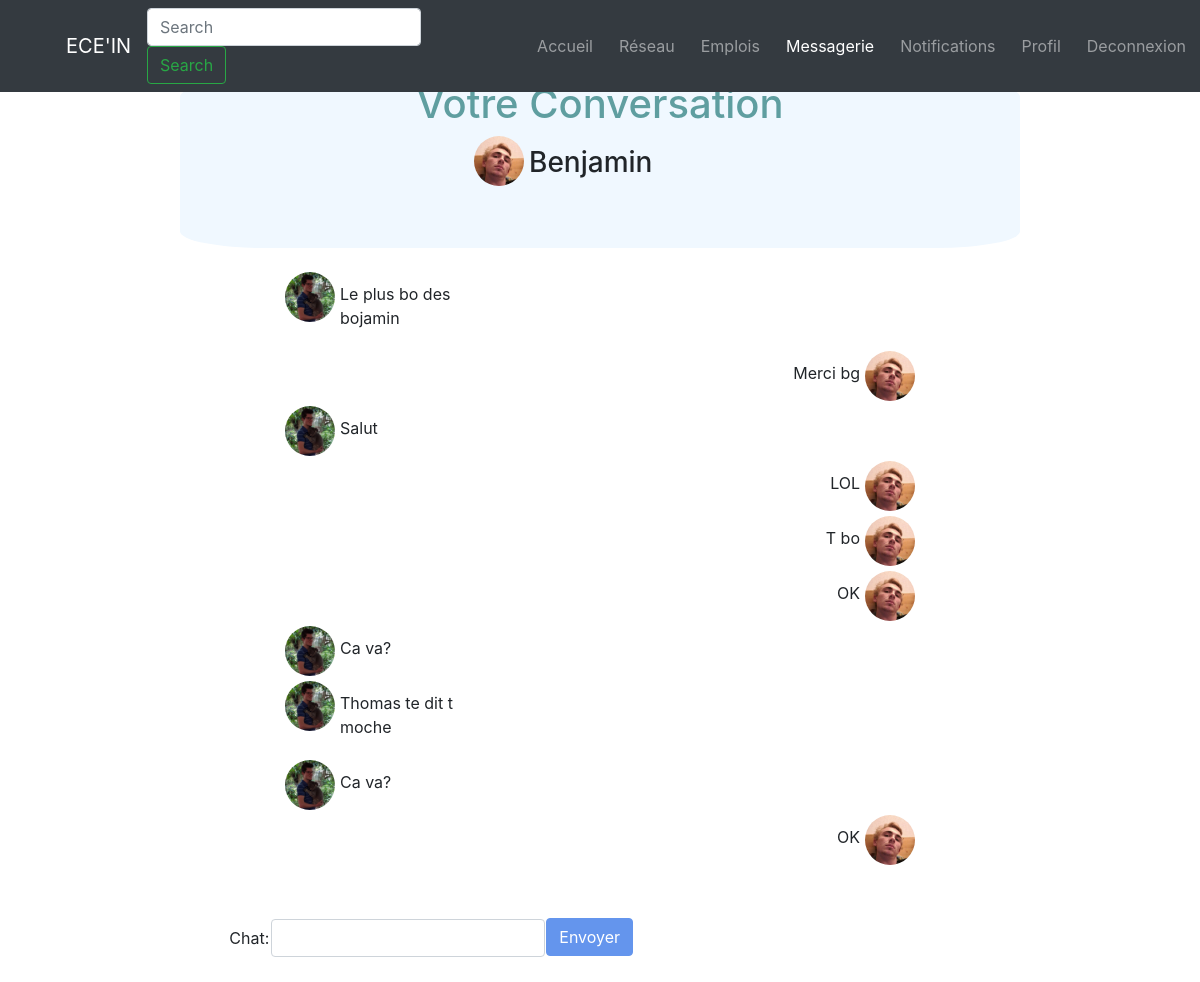
The page /Code/EnvoyerMessage.php?ID=2 (signed in) on the database its author committed.
### tables this page shows
CREATE TABLE IF NOT EXISTS `description` (
  `ID_description` int(10) NOT NULL AUTO_INCREMENT,
  `ID_user` int(10) NOT NULL,
  `Description` text NOT NULL,
  `CV` text NOT NULL,
  `PhotoProfil` varchar(30) NOT NULL,
  `ImageFond` varchar(30) NOT NULL,
  `ModeVisibilite` int(3) NOT NULL,
  PRIMARY KEY (`ID_description`),
  KEY `ID_user` (`ID_user`)
);

CREATE TABLE IF NOT EXISTS `utilisateur` (
  `ID_user` int(10) NOT NULL AUTO_INCREMENT,
  `Prenom` varchar(30) NOT NULL,
  `Nom` varchar(30) NOT NULL,
  `DateNaissance` date NOT NULL,
  `Mail` varchar(50) NOT NULL,
  `MotDePasse` varchar(30) NOT NULL,
  `DroitsAdmins` varchar(3) NOT NULL DEFAULT 'NON',
  PRIMARY KEY (`ID_user`)
);

### Code/EnvoyerMessage.php (the view, shortened to what this page needs)
<?php
  $ID_user = $_SESSION['ID_user'];
  $ID_destinataire = isset($_GET["ID"])? $_GET["ID"]: "";
  $array_Messages = array();
  $array_Expediteurs = array();
  $database = "linkedin";
  $db_handle = mysqli_connect('localhost', 'root', '');
  $db_found = mysqli_select_db($db_handle, $database);
  if($db_found)
  {
    $sql = "SELECT Prenom FROM utilisateur WHERE ID_user = " . $ID_user;
    $result = mysqli_query($db_handle, $sql);
    $data = mysqli_fetch_assoc($result);
    $Prenom_utilisateur = $data['Prenom'];
    $sql = "SELECT Prenom FROM utilisateur WHERE ID_user = " .  $ID_destinataire;
    $result = mysqli_query($db_handle, $sql);
    $data = mysqli_fetch_assoc($result);
    $Prenom_destinataire = $data['Prenom'];
    $sql = "SELECT PhotoProfil FROM description WHERE ID_user = " . $ID_user;
    $result = mysqli_query($db_handle, $sql);
    $data = mysqli_fetch_assoc($result);
    $Photo_utilisateur = $data['PhotoProfil'];
    $sql = "SELECT PhotoProfil FROM description WHERE ID_user = " .  $ID_destinataire;
    $result = mysqli_query($db_handle, $sql);
    $data = mysqli_fetch_assoc($result);
    $Photo_destinataire = $data['PhotoProfil'];
    $sql = "SELECT * FROM message WHERE ( ID_expediteur = " . $ID_user . " AND ID_destinataire = " . $ID_destinataire . " ) OR ( ID_expediteur = " . $ID_destinataire . " AND ID_destinataire = " . $ID_user . " ) ORDER BY Date";
    $result = mysqli_query($db_handle, $sql);
    while($data = mysqli_fetch_assoc($result))
    {
      if($data['ID_expediteur'] != $ID_user)
        array_push($array_Expediteurs, $Prenom_destinataire);
      else
        array_push($array_Expediteurs, $Prenom_utilisateur);
      array_push($array_Messages, $data['Message']);
    }
   echo '<div class="boxsuggestion">
        <h1 style="text-align: center; color:cadetblue"> Votre Conversation </h1>
        <img src='.$Photo_destinataire.' height="50" width="50" class="Afficher" />
        <h3 class="texte"> '.$Prenom_destinataire.'</h3>
        </div>
        <br>';
      echo '<div class="conversation">';
    for($i = 0; $i < sizeof($array_Messages); $i++)
    {
        if($array_Expediteurs[$i]==$Prenom_utilisateur){
      echo '<div class="msgmoi">
            <img src='.$Photo_utilisateur.' height="50" width="50" class="Afficher" />
             <p class="texte"> '.$array_Messages[$i].'</p>
            </div>';
        }
        if($array_Expediteurs[$i]==$Prenom_destinataire){
            echo '<div class="msgtoi">
            <img src='.$Photo_destinataire.' height="50" width="50" class="Afficherb" />
             <p class="texteb"> '.$array_Messages[$i].'</p>
            </div>';
        }
    }
  }
?>
<!doctype html>
<html lang="fr">
  <head>
      <link href="https://stackpath.bootstrapcdn.com/bootstrap/4.1.0/css/bootstrap.min.css" rel="stylesheet">
    <link href="TestMessage.css" rel="stylesheet">
  </head>
  <body>
    <nav class="navbar navbar-expand-md navbar-dark bg-dark fixed-top">
      <a class="navbar-brand logo" href="#" >ECE'IN</a>
      <div class="collapse navbar-collapse" id="navbarsExampleDefault">
        <form class="form-inline my-2 my-lg-0">
          <input class="form-control mr-sm-2" type="text" placeholder="Search" aria-label="Search">
          <button class="btn btn-outline-success my-2 my-sm-0" type="submit">Search</button>
        </form>
        <ul class="navbar-nav mr-auto -brand BarBoutons">
          <li class="nav-item -brand bouton">
            <a class="nav-link" href="Accueil.php">Accueil <span class="sr-only">(current)</span></a>
          </li>
          <li class="nav-item -brand bouton">
            <a class="nav-link" href="AfficherAmis.php">Réseau</a>
          </li>
          <li class="nav-item -brand bouton">
            <a class="nav-link" href="#">Emplois</a>
          </li>
          <li class="nav-item active -brand bouton">
            <a class="nav-link" href="Messagerie.php">Messagerie</a>
          </li>
          <li class="nav-item -brand bouton">
            <a class="nav-link" href="#">Notifications</a>
          </li>
          <li class="nav-item -brand bouton">
            <a class="nav-link" href="Profil.php">Profil</a>
          </li>
          <li class="nav-item -brand bouton">
            <a class="nav-link" href="Deconnexion.php">Deconnexion</a>
          </li>
        </ul>
      </div>
    </nav>
    <main role="main" class="container">
      <div class="starter-template">
          <form method="POST" action="EnvoyerMessage.php?ID=<?php echo $ID_destinataire ?>">
            <table style="float : left; margin-left : 15%;">
          <tr>
            <td>Chat: </td>
            <td><input type="text" name="message" class="form-control" ></td>
          </tr>
        </table>
        <input type="submit" name="Envoyer=" value="Envoyer" class="btn btngr  " style="float : left;">
      </form>
      </div>
    </main>
  </body>
</html>

### Code/TestMessage.css (style rules this page uses)
body { padding-top: 5rem; }
.starter-template { padding: 3rem 1.5rem; text-align: center; }
.navbar { background-color:#283E4A; text-align: center; }
.logo { margin-left: 50px; color:#2CA94E; }
.barBoutons { margin-left: 100px; }
.bouton { margin-right: 10px; }
.msgmoi { margin-left: 15%; margin-right: 60%; padding-bottom: 5px; }
.msgtoi { margin-right: 15%; margin-left: 60%; padding-bottom: 5px; }
.Afficher { margin-left: 35%; display: inline; float : left; margin-right: 5px; border-radius: 50%; }
.Afficherb { margin-right: 35%; display: inline; float : right; margin-left: 5px; border-radius: 50%; }
.boxsuggestion { margin-right: 15%; margin-left: 15%; background-color: aliceblue; border-radius: 10%; padding-bottom: 60px; }
.texteb { padding-right: 10px; padding-top: 10px; margin-left: 10px; text-align: right; }
.texte { padding-left: 10px; padding-top: 10px; margin-right: 10px; }
.btngr { background-color :cornflowerblue; color : white; border-color: cornflowerblue; }

### rows shown on the page
description: PhotoProfil (picture)
utilisateur: Prenom "Benjamin"
description: PhotoProfil (picture)

### other values the page prints
$array_Messages[$i] "Le plus bo des bojamin"
$array_Messages[$i] "Merci bg"
$array_Messages[$i] "Salut"
$array_Messages[$i] "LOL"
$array_Messages[$i] "T bo"
$array_Messages[$i] "OK"
$array_Messages[$i] "Ca va?"
$array_Messages[$i] "Thomas te dit t moche"
